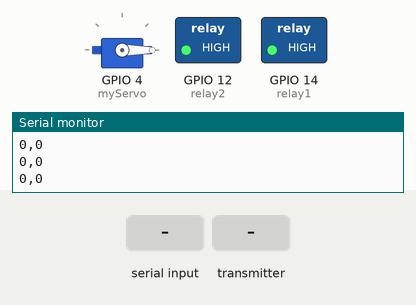
Bench run of a sketch on a simulated ESP8266 (NodeMCU). Parts: servo, switched loads named in the sketch (green lamp = pin HIGH), the last lines printed to the serial monitor. The test bench sets the inputs (shaded band).

Above: at 1.2 s.
1.3 s: "auto\n" received over Serial
At 1.9 s:
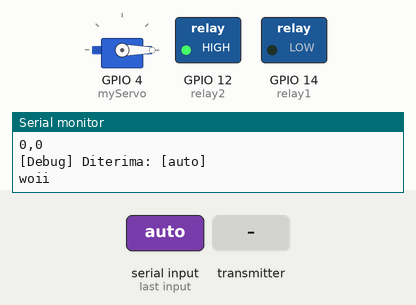
2.8 s: the transmitter starts sending potValue = 256
At 4.0 s:
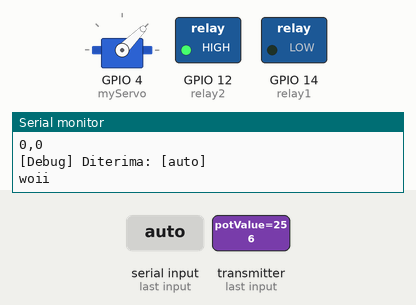
4.3 s: "autono\n" received over Serial
At 5.2 s:
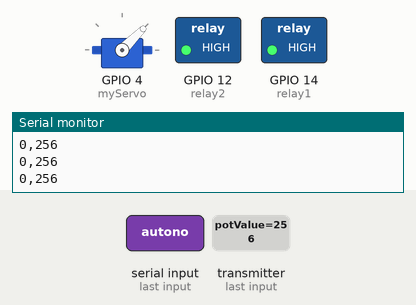
5.8 s: the transmitter starts sending maju = 1
At 6.5 s:
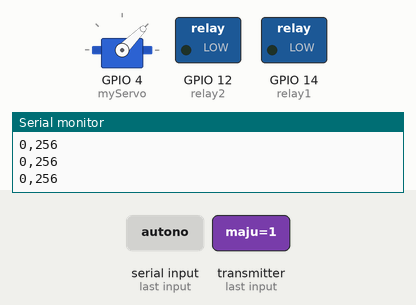
7.3 s: the transmitter starts sending potValue = 512
At 7.7 s:
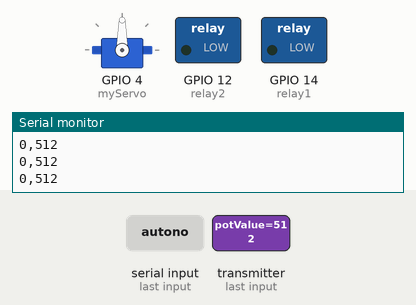
8.8 s: the transmitter starts sending maju = 0
At 10.1 s:
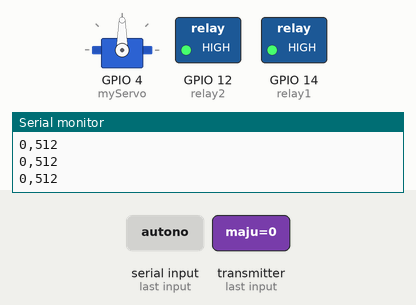
Timing chart, 0 to 11.3 s (numbered marks = the images above; inputs shaded):
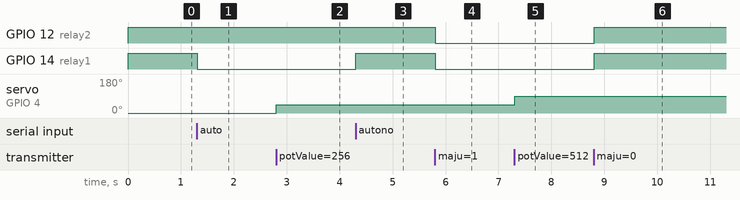

Measured:
- after the input at 1.3 s, GPIO 14 (relay1): HIGH → LOW at once
- after the input at 2.8 s, servo on GPIO 4 (myServo): 0° → 45° at once
- after the input at 4.3 s, GPIO 14 (relay1): LOW → HIGH at once
- after the input at 5.8 s, GPIO 12 (relay2), GPIO 14 (relay1): HIGH → LOW at once
- after the input at 7.3 s, servo on GPIO 4 (myServo): 45° → 90° at once
- after the input at 8.8 s, GPIO 12 (relay2), GPIO 14 (relay1): LOW → HIGH at once

The sketch:

espmobil1.ino
```cpp
#include <ESP8266WiFi.h>
#include <espnow.h>
#include <Servo.h>

// Pin Relay
int relay1 = 14;
int relay2 = 12;

// Servo Pin
Servo myServo;

// state untuk belok
bool stateBelok = false;
String stateNow;

// Data dari remote
  typedef struct {
    bool maju;
    bool kiri;
    bool kanan;
    bool monitor;
    int potValue;
  } RemoteData;

RemoteData payload;
void setup() {

  // relay
  pinMode(relay1, OUTPUT);
  pinMode(relay2, OUTPUT);

  // servo
  myServo.attach(4);

  // ESP-NOW
  WiFi.mode(WIFI_STA);
  if (esp_now_init() != 0) {
    Serial.println("ESP-NOW init failed!");
    while (1);
  }
  esp_now_set_self_role(ESP_NOW_ROLE_SLAVE);
  esp_now_register_recv_cb(onDataRecv);

  Serial.begin(9600);
}

void loop() {

  receiveBelok();
  if (stateBelok) {
    belokKanan();
  } else {
    receiveRemoteMessageRemote();
  }
  testServo();

}

// Callback ESP-NOW, data dari remote
void onDataRecv(uint8_t * mac, uint8_t *incomingData, uint8_t len) {
  memcpy(&payload, incomingData, sizeof(payload));
}

// fungsi terima pesan dari remote
void receiveRemoteMessageRemote(){
  if(payload.maju){
    digitalWrite(relay1, LOW);
    digitalWrite(relay2, LOW);
  } else if(payload.kiri){
    digitalWrite(relay1, HIGH);
    digitalWrite(relay2, LOW);
  } else if(payload.kanan){
    digitalWrite(relay1, LOW);
    digitalWrite(relay2, HIGH);
  } else {
    digitalWrite(relay1, HIGH);
    digitalWrite(relay2, HIGH);
  }

  String dataToSend = String(payload.monitor) + "," + String(payload.potValue);
  Serial.println(dataToSend);

}

void testServo(){
  int valueServo = map(payload.potValue, 0, 1023, 0, 180);
  myServo.write(valueServo);

  // aktifkan jika ingin memantau di serial
  // Serial.print("value servo : ");
  // Serial.print(valueServo);
  // Serial.print("\n");
  delay(15);
}

// fungsi terima perintah belok dari esp2
void receiveBelok(){
  if(Serial.available()){
    String belok = Serial.readStringUntil('\n');
    belok.trim();
    Serial.print("[Debug] Diterima: [");
    Serial.print(belok);
    Serial.println("]");
    stateNow = belok;
    if(stateNow == "auto"){
      Serial.println("woii");
      stateBelok = true;

    } else if(stateNow == "autono") {
      stateBelok = false;
      // aksi autono di sini
      digitalWrite(relay1, HIGH);
      digitalWrite(relay2, HIGH);
      // STOP
    }
  }
}

// fungsi belok kanan
void belokKanan(){
  digitalWrite(relay1, LOW);
  digitalWrite(relay2, HIGH);
}
```
